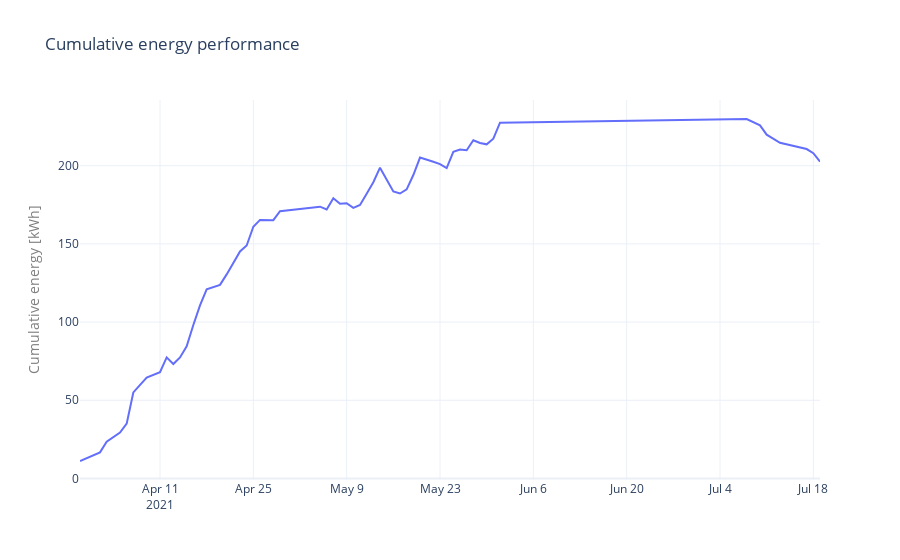

The notebook cell this image was saved under:
### Code cell
traceE = go.Scatter(
    x=df_rp.index, y=df_rp.CUSUM, name="Cumulative energy performance [kWh]"
)

layout = go.Layout(
    legend=dict(orientation="h"),
    title="Cumulative energy performance",
    xaxis=dict(
        title="",
        titlefont=dict(
            # size=18,
            color="#7f7f7f"
        ),
    ),
    yaxis=dict(
        title="Cumulative energy [kWh]",
        titlefont=dict(
            # size=18,
            color="#7f7f7f"
        ),
    ),
)
data = [traceE]
fig = go.Figure(data=data, layout=layout)
fig.show()
